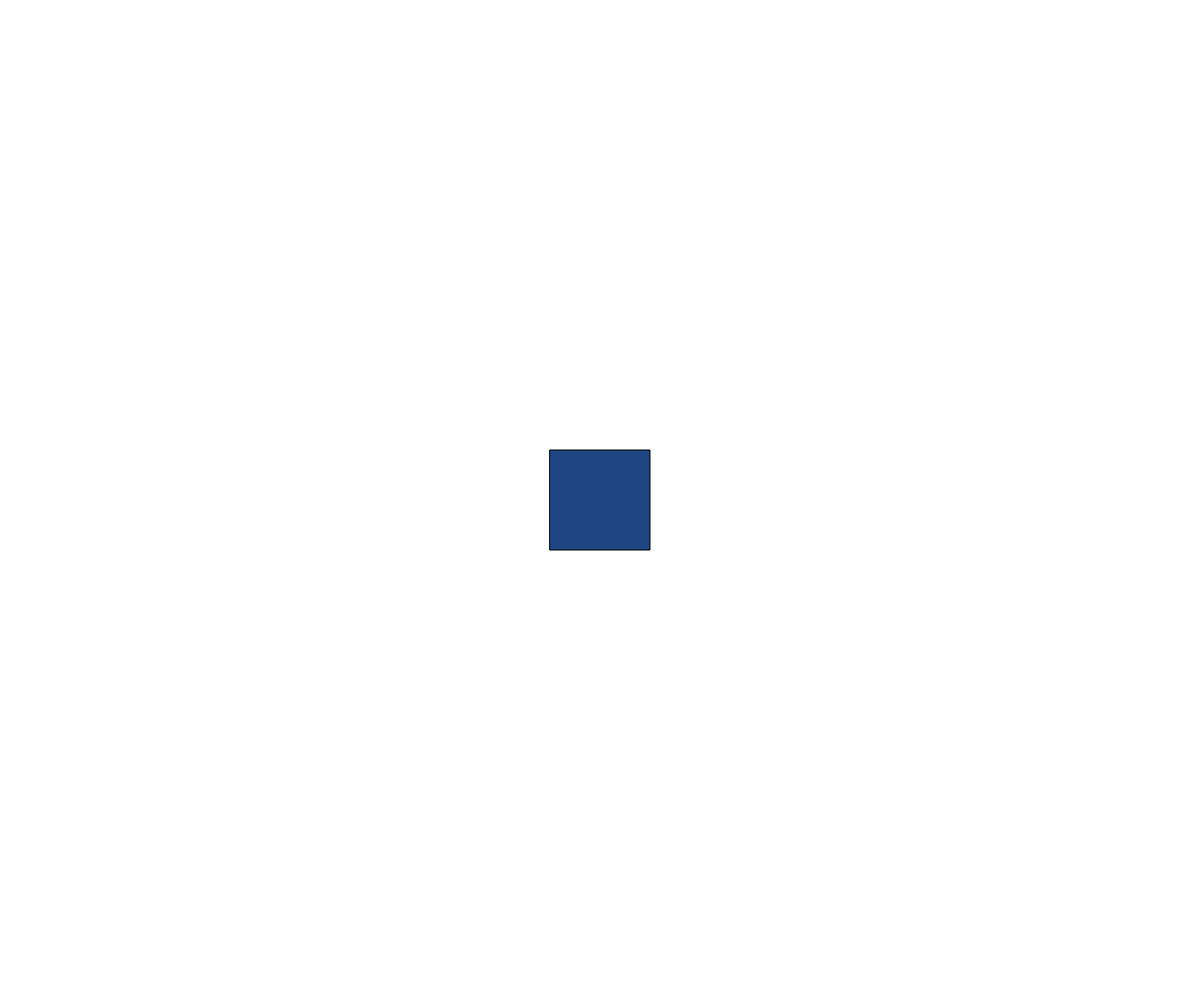
Frame 1 (no input)
Frame 60 (no input): identical to frame 1, image omitted
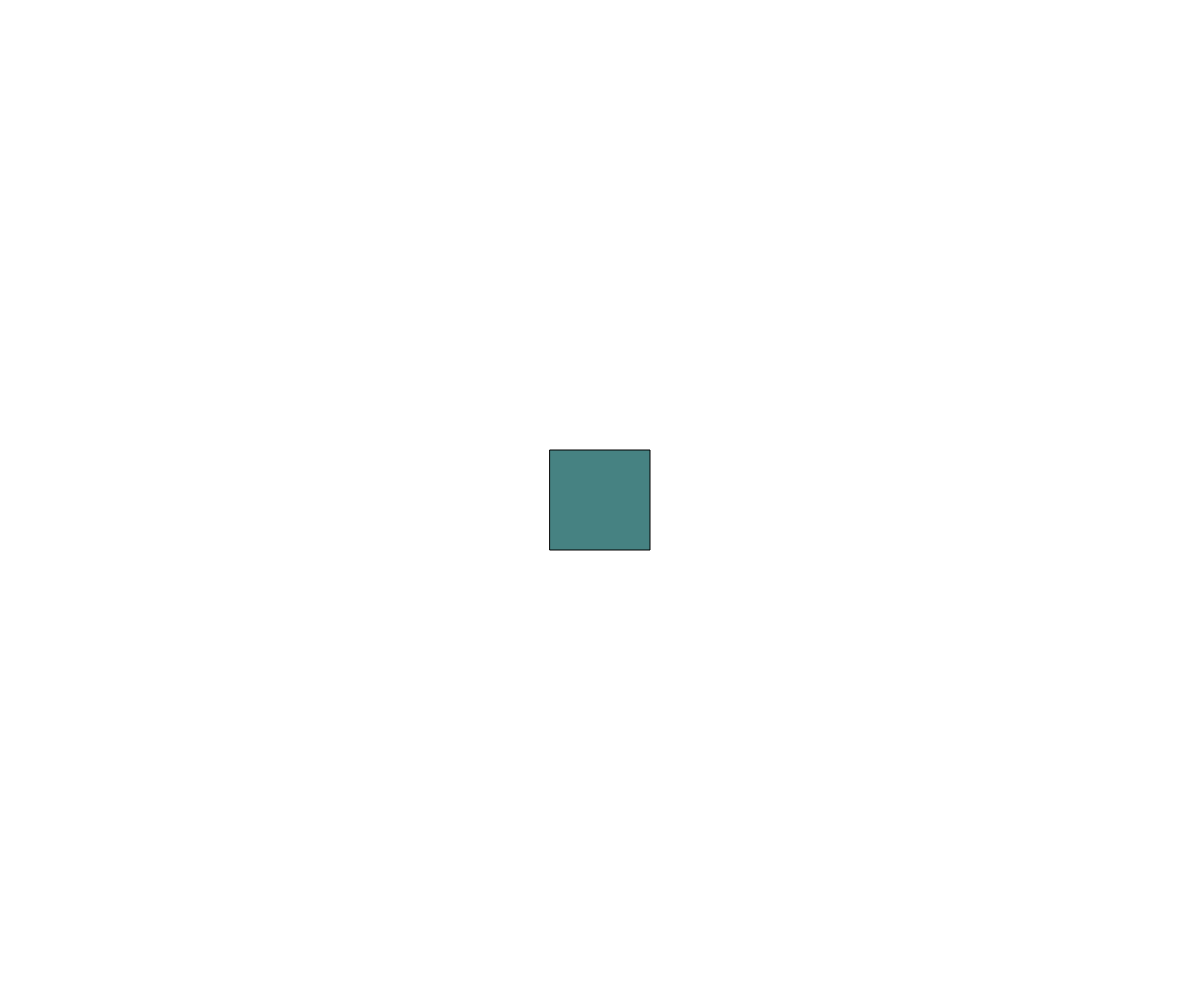
Frame 120 (the mouse pressed at the canvas centre since frame 60)

The p5.js sketch that drew these frames (run headless with seeded random() and noise() and a simulated clock; from frame 60 on, the mouse is pressed at the canvas centre):

// p5.js sketch
// ── sketch.js
// Project Title
// Your Name
// Date
//
// Extra for Experts:
// - describe what you did to take this project "above and beyond"

let x,y,rheight,rwidth;
let rleft,rright,rtop,rbottom;
let mouseover = false,pickedup = false;

function setup() {
  createCanvas(windowWidth, windowHeight);
  rectMode(CENTER);
  x = width/2; y = height/2;
  rheight = 100, rwidth=100;
}

function updateedgepositions(){
  rleft = x - rwidth/2;
  rright = x + rwidth/2;
  rtop = y - rheight/2;
  rbottom = y + rheight/2;
}

function drawrect(){
  updateedgepositions();
  if (mouseX>rleft&&mouseX<rright&&mouseY>rtop&&mouseY<rbottom){
    fill(70,130,130);
    mouseover = true;
  }
  else{
    fill(30,70,130);
    mouseover = false;
  }

  if (pickedup){
    x = mouseX;
    y = mouseY;
  }
  rect(x,y,rwidth,rheight);
}

function mousePressed(){
  if (mouseover){
    pickedup = true;
  }
}

function mouseReleased(){
  pickedup = false;
}

function draw() {
 background(255);
  drawrect();
}
